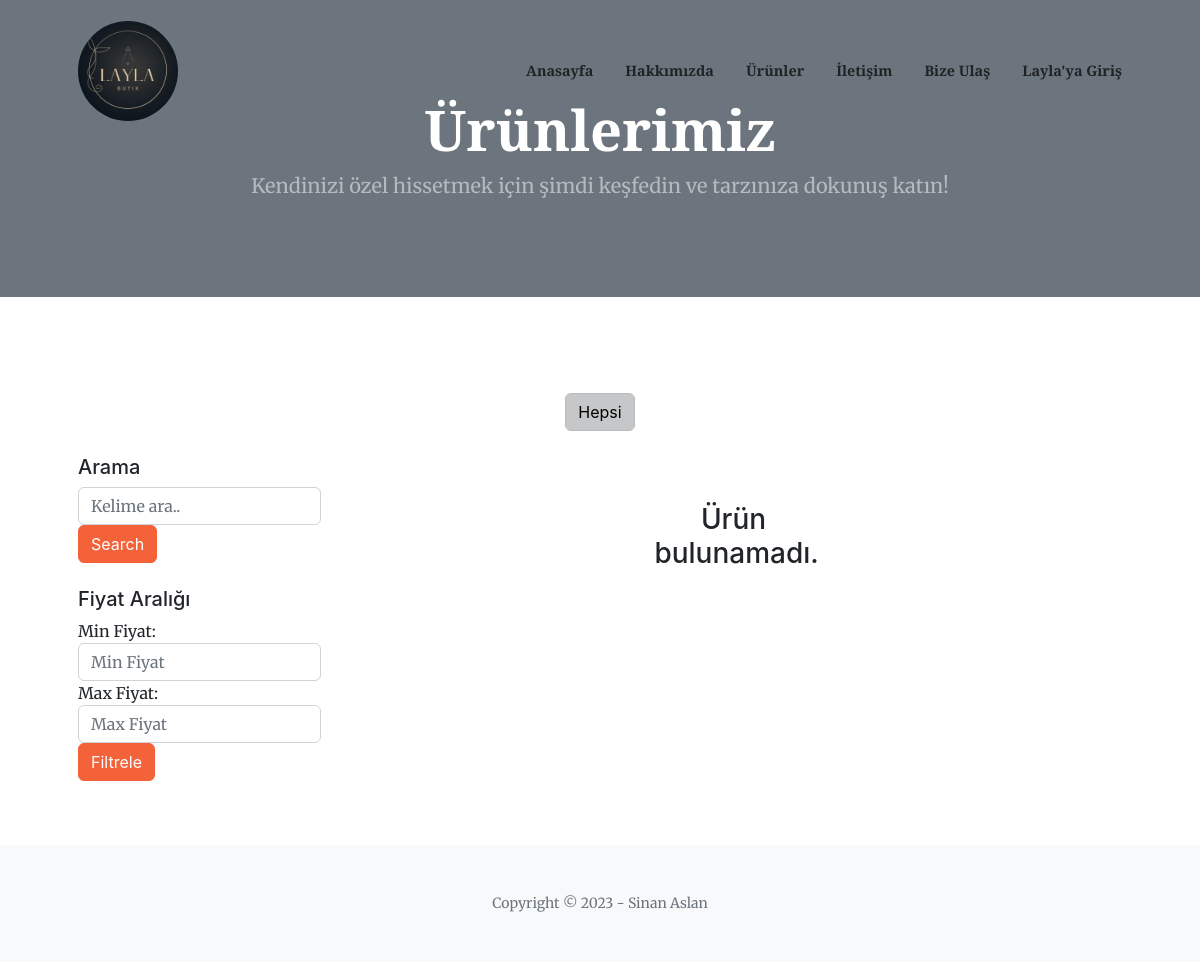
/urunler/, run on an earlier commit of the app's database.
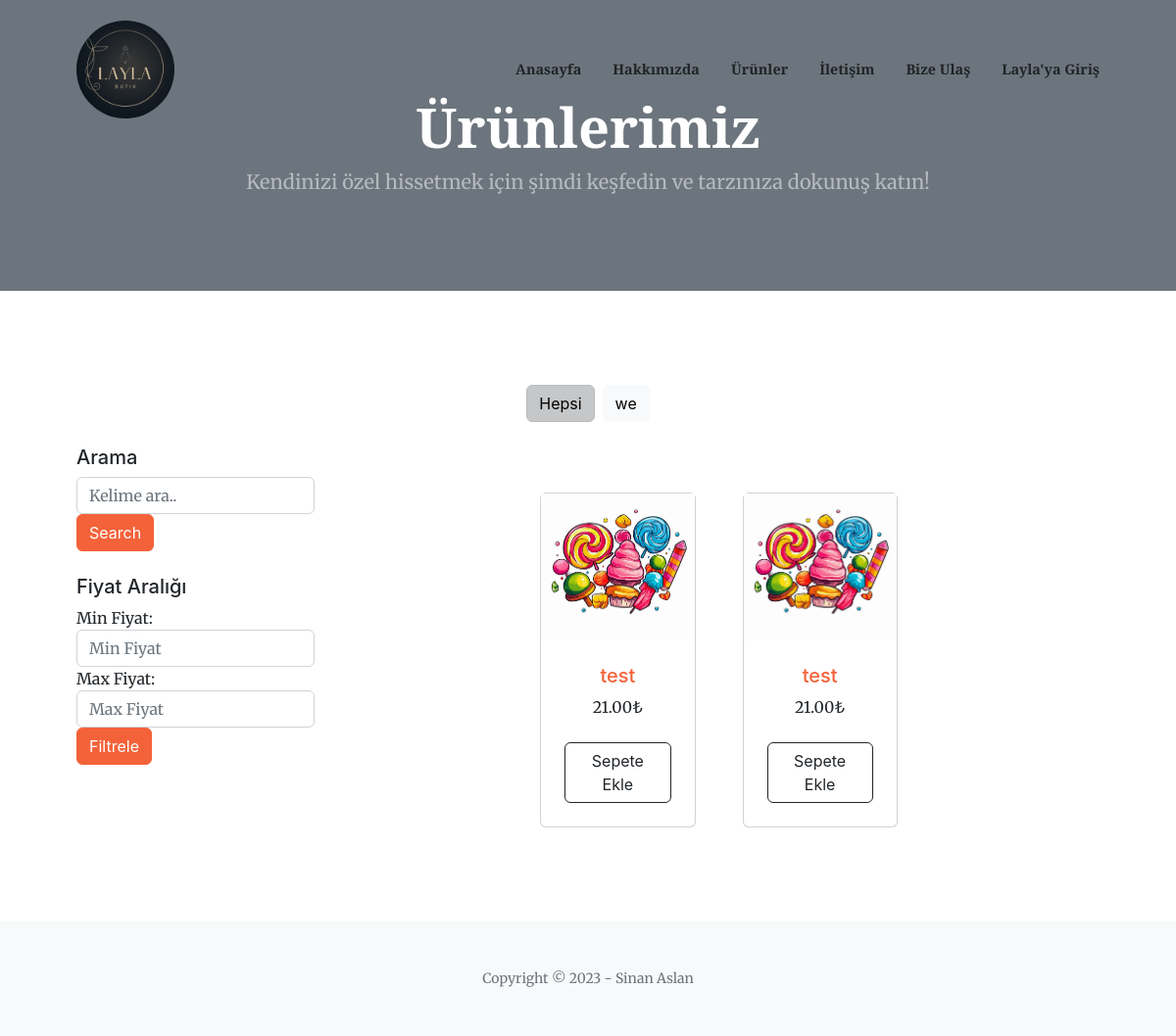
And on a later commit of the database.
### pages/models.py (models this page shows, shortened)
class Kategori(MPTTModel):
    baslik = models.CharField(max_length=30)
    sira = models.IntegerField()
    aktif = models.BooleanField(default=True)
    parent = TreeForeignKey('self', blank=True, null=True, related_name='children', on_delete=models.CASCADE)
    class MPTTMeta:
        order_insertion_by = ['baslik']

class Urun(models.Model):
    kategori = models.ForeignKey(Kategori, on_delete=models.CASCADE)
    aciklama = models.CharField(max_length=255)
    isim = models.CharField(max_length=25, verbose_name='İSİM')
    kod = models.CharField(max_length=4, blank=True, null=True)
    aciklama = models.CharField(max_length=124, blank=True)
    kod = models.CharField(max_length=124, blank=True)
    fiyat = models.DecimalField(max_digits=10, decimal_places=2)
    stok_durumu = models.IntegerField(default=0)
    count = models.IntegerField(default=0)
    resim = models.ImageField(upload_to="products/%Y/%m/%d/", default="products/default_product_image.jpg")
    aktif = models.BooleanField(default=True)
    class Meta:
        ordering = ['-aktif', 'isim']
        verbose_name = u'Urun'
        verbose_name_plural = u'Urunler(Urunlar)'

### pages/views.py (the view)
# urls.py: path('urunler/', views.products, name="products"),
def products(request):
    ana_kategoriler = Kategori.objects.filter(parent__isnull=True, aktif=True)
    details = "products.html"
    urunler = Urun.objects.filter(aktif='True').order_by('fiyat')
    context = {
        'urunler':urunler,
        'ana_kategoriler':ana_kategoriler
    }
    return render(request, details, context)

### templates/products.html (shortened to what the changed rows need)
{% extends 'partials/_base.html' %}
{% load static %}
{% block content %}
<header class="bg-secondary py-5">
    <div class="container px-4 px-lg-5 my-5">
        <div class="text-center text-white">
            <h1 class="display-4 fw-bolder">Ürünlerimiz</h1>
        </div>
    </div>
</header>
<section class="py-5">
    <div class="container px-4 px-lg-5 mt-5">
        <div class = "row mt-3 mb-4 button-group filter-button-group">
            <div class = "col d-flex justify-content-center">
                <a href="{% url 'products' %}" class="btn btn-light mx-1 active">Hepsi</a>
                {% for kategori in ana_kategoriler %}
                    <a href="{% url 'urunler_by_kategori' kategori.id %}" class="btn btn-light mx-1">{{ kategori.baslik }}</a>
                {% endfor %}
            </div>
        </div>
        <div class="row">
            <div class="col-lg-9 blog-post-single">
                <div class="row gx-4 gx-lg-5 row-cols-2 row-cols-md-2 row-cols-xl-4 justify-content-center mt-5">
                    {% if urunler %}
                    {% for urun in urunler %}
                    <div class="col mb-5">
                        <div class="card h-60">
                            <a href="{% url 'urun_detay' urun.id %}">
                                <img class="img-fluid" src="{{ urun.resim.url }}" alt="{{urun.isim}}" style="width: 250px; height: 150px;"/>
                            </a>
                            <div class="card-body p-4">
                                <div class="text-center">
                                    <h5>
                                        <a style="text-decoration: none;" href="{% url 'urun_detay' urun.id %}">{{urun.isim}}</a>
                                    </h5>
                                    {{urun.fiyat}}₺
                                </div>
                            </div>
                            <div class="card-footer p-4 pt-0 border-top-0 bg-transparent">
                                <div class="text-center"><a class="btn btn-outline-dark mt-auto" href="#">Sepete Ekle</a></div>
                            </div>
                        </div>
                    </div>
                    {% endfor %}
                {% else %}
                    <h3 class="text-center">Ürün bulunamadı.</h3>
                {% endif %}
                </div>
            </div>
        </div>
    </div>
</section>
{% endblock %}

What changed in the data, as far as the page shows it:
added Kategori: baslik "we"
added Urun: resim (picture), isim "test", fiyat "21.00"
added Urun: resim (picture), isim "test", fiyat "21.00"
Also different on the page:
text no longer shown: "Ürün bulunamadı."
